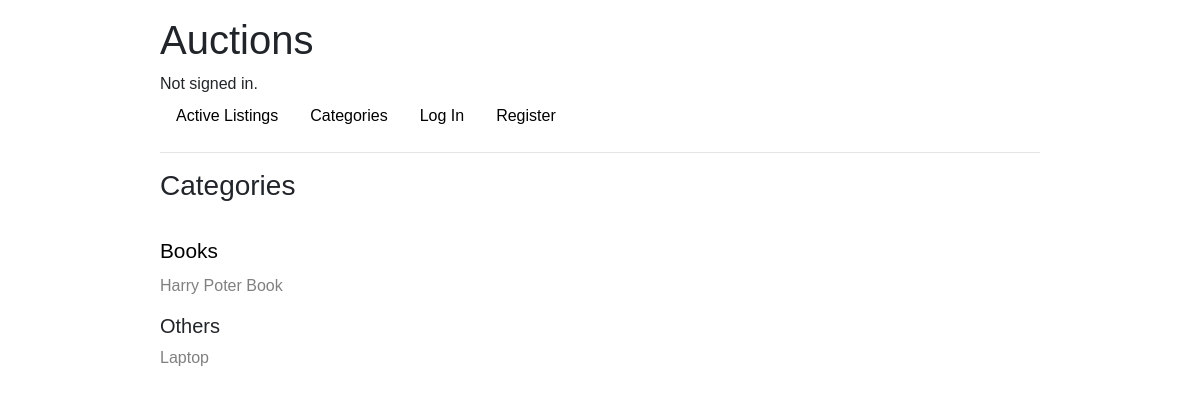
Page /categories on the earlier database version.
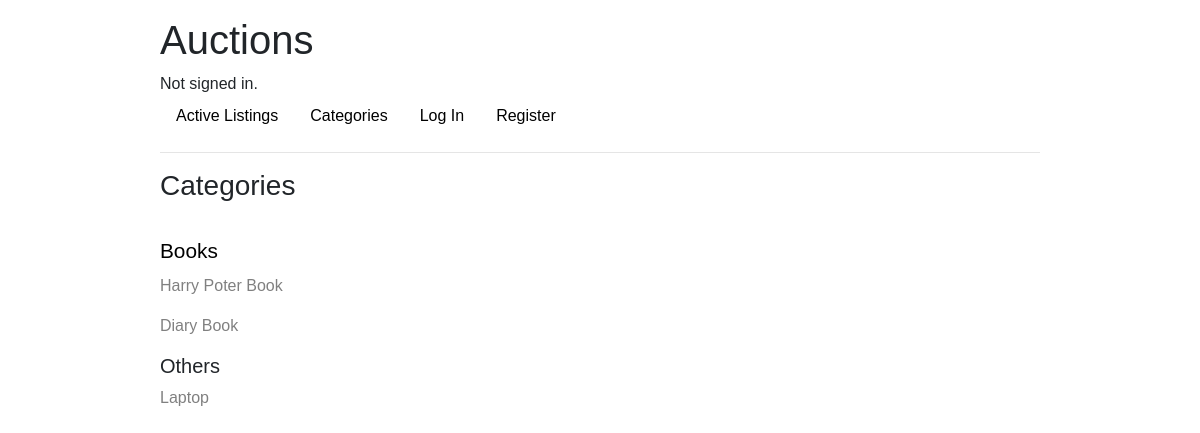
Same page on the later database version.
### auctions/models.py (models this page shows, shortened)
class Listing(models.Model):
    seller = models.ForeignKey(User, on_delete=models.CASCADE)
    title = models.CharField(max_length=100)
    category = models.CharField(max_length=100, default=None)
    description = models.TextField(default=None)
    starting_bid = models.FloatField()
    current_price = models.FloatField()
    image = models.ImageField(upload_to='images', default=None)
    created = models.DateTimeField(auto_now_add=True)
    sold = models.BooleanField(default=False)

### auctions/views.py (the view)
# urls.py: path("categories", views.categories, name="categories"),
def categories(request):
    try:
        watchlist = Watchlist.objects.get(user=request.user.id)
        no_watchlist = watchlist.listings.count()
    except Watchlist.DoesNotExist:
        no_watchlist = 0
    if request.method == 'POST':
        category = request.POST['category']
        listings = Listing.objects.filter(sold=False, category=category)
        return render(request, "auctions/index.html", {
            'title':category,
            'listings':listings,
            'no_watchlist':no_watchlist,
        })
    else:
        categories = Listing.objects.filter(sold=False).values('category').distinct()
        listings = Listing.objects.all()
    return render(request, 'auctions/category.html', {
        'categories':categories,
        'listings':listings,
        'no_watchlist':no_watchlist,
    })

### auctions/templates/auctions/category.html (shortened to what this page needs)
{% extends "auctions/layout.html" %}
{% block body %}
        <h3>Categories</h3>
        <br>
        {% for category in categories %}
            {% if category.category %}
                <form class='category' action={% url 'categories' %} method='post'>
                    <button>{{category.category}}</button>
                </form>
            {% else %}
                <h5>Others</h5>
            {% endif %}
            {% for listing in listings %}
                {% if listing.category == category.category and listing.sold == False %}
                <p class='category-listing'>
                    <a href={% url 'listing' listing.id %} >{{listing.title}}</a>
                </p>
                {% endif %}
            {% endfor %}
        {% endfor %}
{% endblock %}

Differences in the rows shown:
added Listing: title "Diary Book", shown under "Books"
